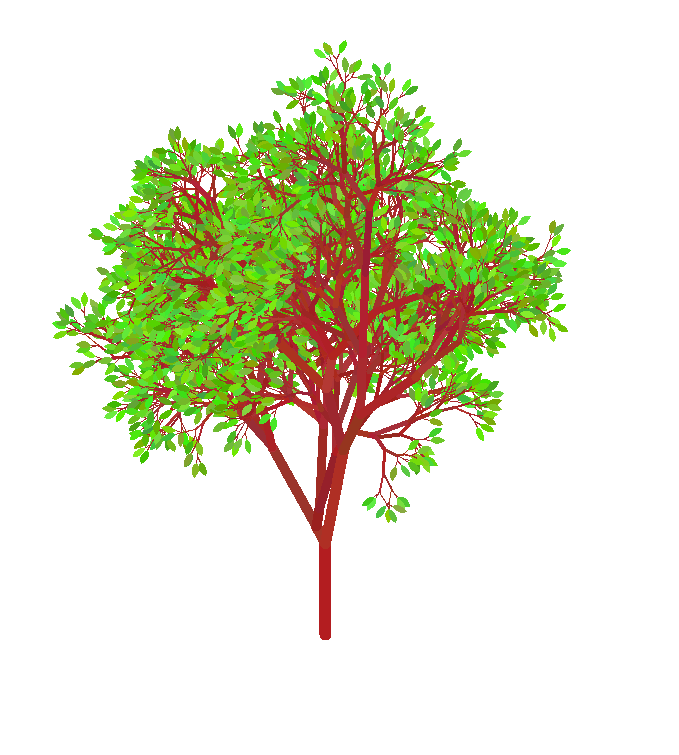

Recreate this plot in Python.
import turtle
import random
import time

#Variables globales
ANG = 20       #ángulo de inclinación para las ramas
RAND = 20      #factor de aleatoriedad del ángulo de inclinación (grados)
REL = 4/5      #relación entre la rama y las sub ramas
RANDT = 100     #factor de aleatoriedad en el tamaño de las ramas (%)
GROSORTRONCO = 0        #pixeles que se le suman al grosor del árbol
TAMINIC = 100           #tamaño del tronco inicial en pixeles
TAMHOJA = 10             #tamaño de la hoja
ANGHOJA = 90    #ángulo de las puntas de las hojas (180 = círculos)
PROF = 12        #cantidad de niveles en el árbol (más de 10 puede durar mucho dibujándose)

CTRONCO = (165,42,42)  #color del tronco. tres números entre 0 y 255
CTRONCOVAR = 15         #factor de aleatoriedad en el color del tronco
CHOJAS =  (100,200,30)  #color de las hojas
CHOJASVAR = 40         #factor de aleatoriedad en el color de las hojas
CFONDO = (255,255,255)  #color de fondo

# Función que dibuja un árbol fractal
# Entradas:
#   t: tamaño del segmento inicial en pixeles
#   d: profundidad total del árbol
# Salidas:
#   Dibujo del árbol en pantalla
# Restricciones: no
def arbol(t, d):
    if d==0:
        turtle.forward(t)
        hoja(TAMHOJA, ANGHOJA)
        turtle.penup()
        turtle.back(t)
        turtle.pendown()
        turtle.color(CTRONCO)
        return
    else:
        angulo1 = ANG + random.randrange(-RAND, RAND+1)
        angulo2 = ANG + random.randrange(-RAND, RAND+1)
        tamano = t + t*random.randrange(-RANDT, RANDT+1)/100
        colortronco = variacioncolor(CTRONCO, CTRONCOVAR)
        turtle.color(colortronco)
        turtle.pensize(d+GROSORTRONCO)
        turtle.forward(tamano)
        turtle.left(angulo1)
        arbol(t*REL, d-1)
        turtle.right(angulo1+angulo2)
        arbol(t*REL, d-1)
        turtle.color(colortronco)
        turtle.left(angulo2)
        turtle.penup()
        turtle.back(tamano)
        turtle.pendown()

# Función que dibuja una hoja
# Entradas:
#   t: tamaño de la hoja
#   a: ángulo de las puntas de las hojas
# Salidas:
#   Dibujo de una hoja en la posición actual de la tortuga
# Restricciones: no
def hoja(t, a):
    turtle.color(variacioncolor(CHOJAS, CHOJASVAR))
    turtle.begin_fill()
    turtle.right(a/2)
    turtle.circle(t, a)
    turtle.left(180-a)
    turtle.circle(t, a)
    turtle.left(180-a/2)
    turtle.end_fill()

# Función que genera una variación de un color en RGB
# Entradas:
#   color: tupla con tres valores enteros entre 0 y 255
#   var: cantidad máxima de variación permitida en los valores RGB
# Salidas:
#   Tupla de tres valores enteros entre 0 y 255 que es una variación
#   del color original.
# Restricciones: no
def variacioncolor(color, var):
    Rd = random.randrange(-var, var+1)
    Gd = random.randrange(-var, var+1)
    Bd = random.randrange(-var, var+1)
    R, G, B = color
    R += Rd
    G += Gd
    B += Bd
    if R > 255:
        R = 255
    elif R < 0:
        R = 0
    if G > 255:
        G = 255
    elif G < 0:
        G = 0
    if B > 255:
        B = 255
    elif B < 0:
        B = 0
    return R, G, B

# Función que inicializa la posición de la tortuga e invoca a la función
# de dibujar árbol fractal.
def init():
    turtle.speed(0)
    turtle.colormode(255)
    turtle.clear()
    turtle.penup()
    turtle.home()
    turtle.left(90)
    turtle.back(200)
    turtle.pendown()
    turtle.hideturtle()
    turtle.color(CTRONCO)
    turtle.bgcolor(CFONDO)
    arbol(TAMINIC, PROF)
    turtle.done()


turtle.setup(1024, 800, 0, 0)
turtle.penup()
turtle.goto(0,-450)
turtle.pendown()
time.sleep(8)          
init()
turtle.exitonclick()
